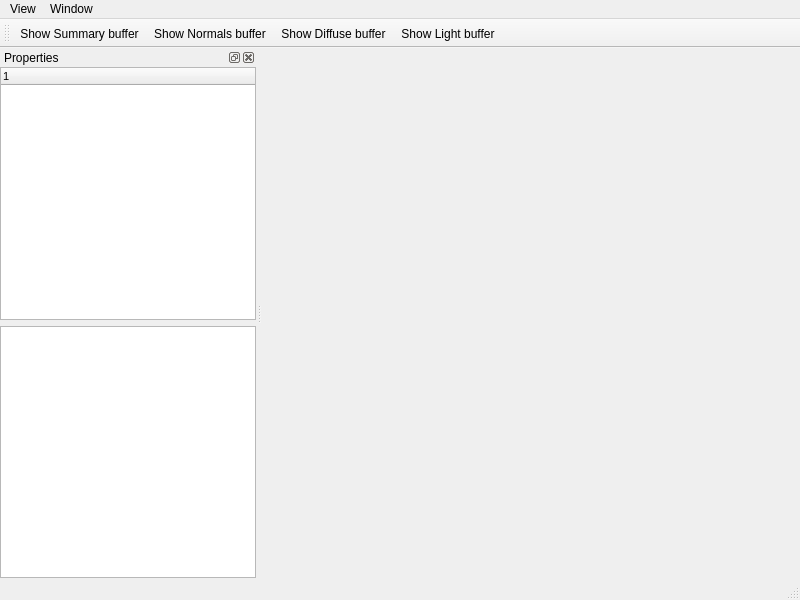
<?xml version="1.0" encoding="UTF-8"?>
<ui version="4.0">
 <class>SkeletalMeshEdit</class>
 <widget class="QMainWindow" name="SkeletalMeshEdit">
  <property name="geometry">
   <rect>
    <x>0</x>
    <y>0</y>
    <width>800</width>
    <height>600</height>
   </rect>
  </property>
  <property name="windowTitle">
   <string>Skeletal Mesh Edit</string>
  </property>
  <widget class="QWidget" name="centralwidget">
   <layout class="QHBoxLayout" name="horizontalLayout">
    <property name="margin">
     <number>0</number>
    </property>
   </layout>
  </widget>
  <widget class="QMenuBar" name="menubar">
   <property name="geometry">
    <rect>
     <x>0</x>
     <y>0</y>
     <width>800</width>
     <height>21</height>
    </rect>
   </property>
   <widget class="QMenu" name="menuView">
    <property name="title">
     <string>View</string>
    </property>
    <addaction name="actionMeshProperties"/>
   </widget>
   <widget class="QMenu" name="menuWindow">
    <property name="title">
     <string>Window</string>
    </property>
    <addaction name="actionShow_Summary_buffer"/>
    <addaction name="separator"/>
    <addaction name="actionShow_Normals_buffer"/>
    <addaction name="actionShow_Diffuse_buffer"/>
    <addaction name="actionShow_Light_buffer"/>
   </widget>
   <addaction name="menuView"/>
   <addaction name="menuWindow"/>
  </widget>
  <widget class="QStatusBar" name="statusbar"/>
  <widget class="QDockWidget" name="dockMeshProperties">
   <property name="minimumSize">
    <size>
     <width>200</width>
     <height>172</height>
    </size>
   </property>
   <property name="windowTitle">
    <string>Properties</string>
   </property>
   <attribute name="dockWidgetArea">
    <number>1</number>
   </attribute>
   <widget class="QWidget" name="dockWidgetContents">
    <layout class="QVBoxLayout" name="verticalLayout">
     <property name="margin">
      <number>0</number>
     </property>
     <item>
      <widget class="QPropertyEditorWidget" name="treeWidget">
       <property name="font">
        <font>
         <pointsize>8</pointsize>
        </font>
       </property>
       <property name="alternatingRowColors">
        <bool>true</bool>
       </property>
       <property name="uniformRowHeights">
        <bool>false</bool>
       </property>
       <attribute name="headerDefaultSectionSize">
        <number>100</number>
       </attribute>
      </widget>
     </item>
     <item>
      <widget class="QListWidget" name="animationList"/>
     </item>
    </layout>
   </widget>
  </widget>
  <widget class="QToolBar" name="toolBar">
   <property name="windowTitle">
    <string>toolBar</string>
   </property>
   <attribute name="toolBarArea">
    <enum>TopToolBarArea</enum>
   </attribute>
   <attribute name="toolBarBreak">
    <bool>false</bool>
   </attribute>
   <addaction name="actionShow_Summary_buffer"/>
   <addaction name="actionShow_Normals_buffer"/>
   <addaction name="actionShow_Diffuse_buffer"/>
   <addaction name="actionShow_Light_buffer"/>
  </widget>
  <action name="actionMeshProperties">
   <property name="checkable">
    <bool>true</bool>
   </property>
   <property name="text">
    <string>Mesh properties</string>
   </property>
  </action>
  <action name="actionShow_Summary_buffer">
   <property name="icon">
    <iconset resource="../WorldBuilder.qrc">
     <normaloff>:/Images/Shaded.png</normaloff>:/Images/Shaded.png</iconset>
   </property>
   <property name="text">
    <string>Show Summary buffer</string>
   </property>
  </action>
  <action name="actionShow_Normals_buffer">
   <property name="icon">
    <iconset resource="../WorldBuilder.qrc">
     <normaloff>:/Images/Normals.png</normaloff>:/Images/Normals.png</iconset>
   </property>
   <property name="text">
    <string>Show Normals buffer</string>
   </property>
  </action>
  <action name="actionShow_Diffuse_buffer">
   <property name="icon">
    <iconset resource="../WorldBuilder.qrc">
     <normaloff>:/Images/Diffuse.png</normaloff>:/Images/Diffuse.png</iconset>
   </property>
   <property name="text">
    <string>Show Diffuse buffer</string>
   </property>
  </action>
  <action name="actionShow_Light_buffer">
   <property name="icon">
    <iconset resource="../WorldBuilder.qrc">
     <normaloff>:/Images/LightOnly.png</normaloff>:/Images/LightOnly.png</iconset>
   </property>
   <property name="text">
    <string>Show Light buffer</string>
   </property>
  </action>
 </widget>
 <customwidgets>
  <customwidget>
   <class>QPropertyEditorWidget</class>
   <extends>QTreeWidget</extends>
   <header location="global">src/property/QPropertyEditorWidget.h</header>
  </customwidget>
 </customwidgets>
 <resources>
  <include location="../WorldBuilder.qrc"/>
 </resources>
 <connections/>
</ui>
